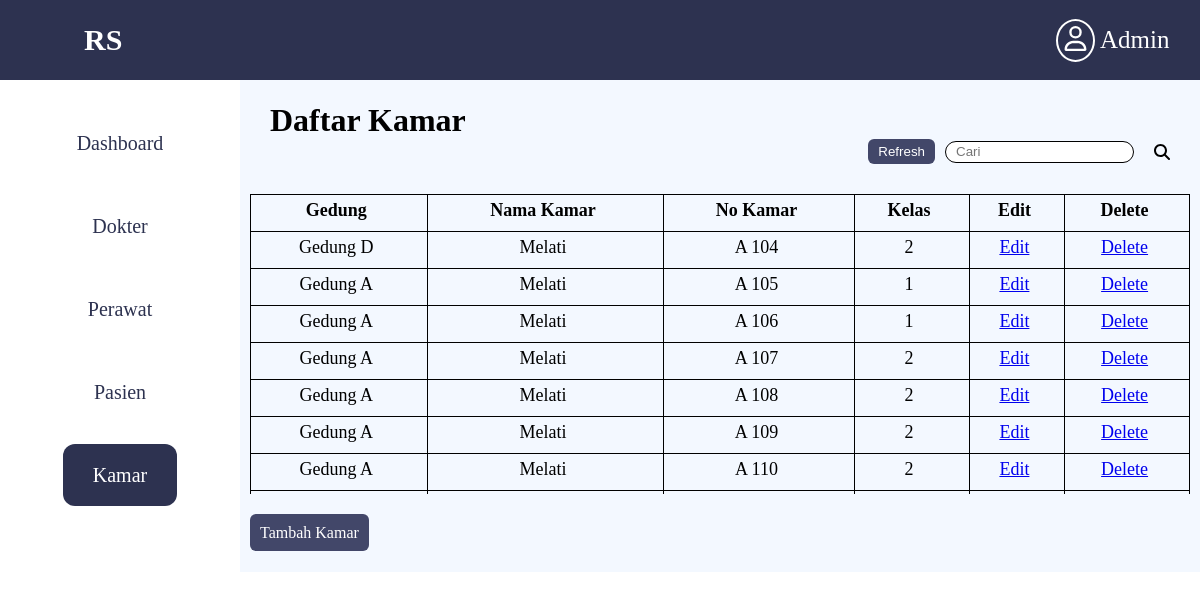
The page /uas/kamar/index.php on the database its author committed.
### tables this page shows
CREATE TABLE `kamar` (
  `id_kamar` int(10) NOT NULL,
  `gedung` varchar(10) NOT NULL,
  `nama_kamar` varchar(50) NOT NULL,
  `no_kamar` varchar(10) NOT NULL,
  `kelas` int(1) NOT NULL
);

### uas/kamar/index.php (the view, shortened to what this page needs)
<!DOCTYPE html>
<html lang="en">
<head>
  <link rel="stylesheet" href="style.css">
</head>
<body>
  <div class="main-container">
    <div class="header">
      <p class="logo-header">RS</p>
      <div class="account">
        <div class="container-account">
          <img src="../img/icon/user-regular.svg" alt="">
        </div>
        <p>Admin</p>
      </div>
    </div>
    <div class="container">
      <div class="side-menu">
        <div class="dashboard-menu">
          <a href="../index.php">Dashboard</a>
        </div>
        <div class="dokter-menu">
          <a href="../dokter/index.php">Dokter</a>
        </div>
        <div class="perawat-menu">
          <a href="../perawat/index.php">Perawat</a>
        </div>
        <div class="pasien-menu">
          <a href="../pasien/index.php">Pasien</a>
        </div>
        <div class="kamar-menu">
          <a href="index.php">Kamar</a>
        </div>
      </div>
      <div class="right-side">
        <h1 class="judul">Daftar Kamar</h1>
        <div class="pencarian">
          <button class="btn-refresh">Refresh</button>
          <input type="text" name="search" id="search" placeholder="Cari">
          <img class="search-icon" src="../img/icon/magnifying-glass-solid.svg" alt="">
        </div>
        <div class="tabel">
          <div class="tabel-kamar">
            <?php
              $koneksi = mysqli_connect("localhost", "root", "", "uas_web");
              $tampil = "SELECT * FROM kamar ORDER BY id_kamar";
              $hasil = mysqli_query($koneksi, $tampil);
              echo "<table>
                      <tr>
                          <th>Gedung</th>
                          <th>Nama Kamar</th>
                          <th>No Kamar</th>
                          <th>Kelas</th>
                          <th>Edit</th>
                          <th>Delete</th>
                      </tr>";
              if ($hasil) {
                  while ($data = mysqli_fetch_array($hasil)) {
                      echo "<tr>
                              <td>{$data['gedung']}</td>
                              <td>{$data['nama_kamar']}</td>
                              <td>{$data['no_kamar']}</td>
                              <td>{$data['kelas']}</td>
                              <td><a href=\"edit-kamar.php?id={$data['id_kamar']}\">Edit</a></td>
                              <td><a href=\"delete-kamar.php?id={$data['id_kamar']}\">Delete</a></td>
                          </tr>";
                  }
                  echo "</table>";
              } else {
                  echo "Tidak ada data yang dapat ditampilkan.";
              }
            ?>
          </div>
        </div>
        <a href="tambah-kamar.php" class="btn-tambah-kamar">Tambah Kamar</a>
      </div>
    </div>
  </div>
</body>
</html>

### uas/kamar/style.css (style rules this page uses)
* { margin: 0; padding: 0; }
.header { position: fixed; display: flex; justify-content: space-between; align-items: center; z-index: 1000; width: 100%; height: 80px; background-color: #2D3250; }
.logo-header { padding-left: 7%; font-size: 30px; font-weight: bold; color: white; }
.account { display: flex; align-items: center; padding-right: 3%; }
.account p { padding-left: 5%; font-size: 25px; color: white; }
.container-account { border: solid 2px white; border-radius: 50%; padding: 5px; }
.account img { width: 25px; height: 25px; }
.container { display: flex; flex-direction: row; justify-content:space-between; height: 500px; }
.side-menu { height: 100%; width: 20%; background-color: #fff; position: fixed; display: flex; flex-direction: column; justify-content: start; align-items: center; margin-top: 6%; }
.right-side { background-color: #F3F8FF; height: 100%; width: 80%; margin-top: 6%; margin-left: 20%; }
.dashboard-menu { margin-top: 25%; }
.dashboard-menu a { font-size: 20px; text-decoration: none; color: #2D3250; }
.dokter-menu { margin-top: 25%; }
.dokter-menu a { font-size: 20px; text-decoration: none; color: #2D3250; }
.perawat-menu { margin-top: 25%; }
.perawat-menu a { font-size: 20px; text-decoration: none; color: #2D3250; }
.pasien-menu { margin-top: 25%; }
.pasien-menu a { font-size: 20px; text-decoration: none; color: #2D3250; }
.kamar-menu { margin-top: 25%; }
.kamar-menu a { font-size: 20px; background-color: #2D3250; padding: 20px 30px; border-radius: 12px; color: white; text-decoration: none; }
.judul { padding: 30px 0 0 30px; }
tr, td, th { border: solid 1px; align-items: center; padding: 5px 10px 10px 5px; }
td { text-align: center; }
table { border-collapse: collapse; width: 100%; font-size: 18px; }
.tabel { display: flex; align-content: center; margin-top: 30px; justify-content: start; margin-bottom: 30px; }
.tabel-kamar { width: 100%; padding: 0 10px; height: 300px; overflow: auto; }
.btn-tambah-kamar { align-items: center; border-radius: 6px; padding: 10px 10px; margin-left: 10px; color: white; text-decoration: none; background-color: #424769; }
.pencarian { display: flex; justify-content: end; align-items: center; margin-right: 30px; }
#search { margin-right: 20px; height: 20px; border: 1px solid; padding-left: 10px; border-radius: 20px; }
.pencarian img { cursor: pointer; }
.btn-refresh { margin-right: 10px; border-radius: 6px; padding: 5px 10px; color: white; border: none; background-color: #424769; cursor: pointer; }

### rows shown on the page
kamar: gedung "Gedung D", nama_kamar "Melati", no_kamar "A 104", kelas "2"
kamar: gedung "Gedung A", nama_kamar "Melati", no_kamar "A 105", kelas "1"
kamar: gedung "Gedung A", nama_kamar "Melati", no_kamar "A 106", kelas "1"
kamar: gedung "Gedung A", nama_kamar "Melati", no_kamar "A 107", kelas "2"
kamar: gedung "Gedung A", nama_kamar "Melati", no_kamar "A 108", kelas "2"
kamar: gedung "Gedung A", nama_kamar "Melati", no_kamar "A 109", kelas "2"
kamar: gedung "Gedung A", nama_kamar "Melati", no_kamar "A 110", kelas "2"
